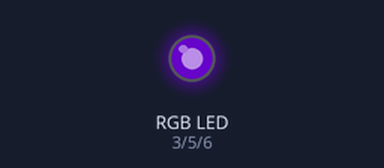
The sketch below on a simulated Arduino Uno, built with avr-gcc and run on an emulated ATmega328P. Shown: an RGB LED mixed from three pins (HIGH = lit). Dim RGB values are drawn brighter than linear.

Above: at 0.05 s.
At 1.3 s:
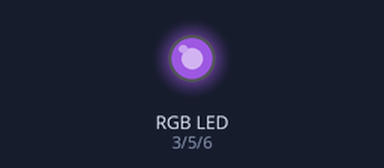
At 2.55 s:
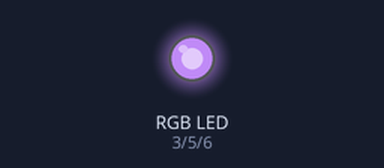
At 5.1 s:
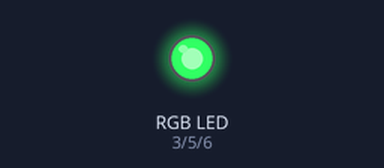
At 7.65 s:
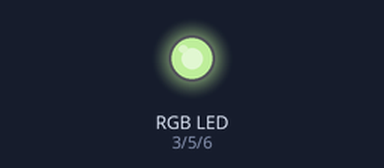
At 10.2 s:
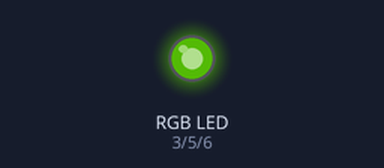
Timing chart, 0 to 11.8 s (numbered marks = the images above):
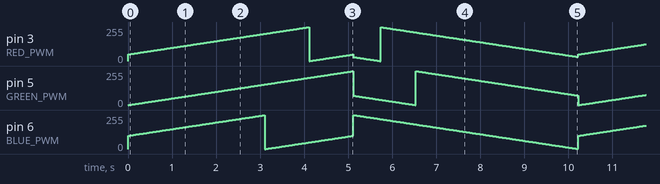

The sketch:

LEDTest.ino
```cpp
/*-------------------------------------
	LED test. pwm 50% on each of the RGB channels

	Written by: jimmy | 8/1/14
---------------------------------------*/

//------------
// #define DEBUG
//------------

//-- pin assignments
#define RED_PWM 3
#define BLUE_PWM 6
#define GREEN_PWM 5


//-----------------------------------------------
void setup() {
	#ifdef DEBUG
	Serial.begin(9600);
	#endif
	pinMode(RED_PWM, OUTPUT);
	pinMode(BLUE_PWM, OUTPUT);
	pinMode(GREEN_PWM, OUTPUT);
}

//-----------------------------------------------
void loop() {
	for (int i = 0; i < 255; i++) {
		analogWrite(RED_PWM, (i+50)%255);
		analogWrite(GREEN_PWM, i);
		analogWrite(BLUE_PWM, (i+100)%255);
		delay(20);
	}
	for (int i = 255; i > 0; i--) {
		analogWrite(RED_PWM, (i+30)%255);
		analogWrite(GREEN_PWM, (i+70)%255);
		analogWrite(BLUE_PWM, i);
		delay(20);
	}
}
```
